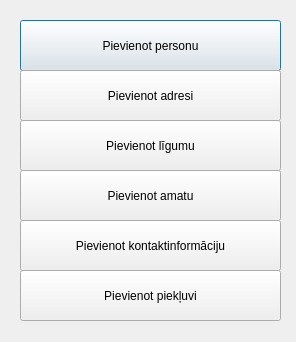
<?xml version="1.0" encoding="UTF-8"?>
<ui version="4.0">
 <class>pievienot_sak</class>
 <widget class="QDialog" name="pievienot_sak">
  <property name="geometry">
   <rect>
    <x>0</x>
    <y>0</y>
    <width>296</width>
    <height>342</height>
   </rect>
  </property>
  <property name="windowTitle">
   <string>Pievienot</string>
  </property>
  <widget class="QLabel" name="label">
   <property name="geometry">
    <rect>
     <x>30</x>
     <y>30</y>
     <width>241</width>
     <height>17</height>
    </rect>
   </property>
   <property name="text">
    <string/>
   </property>
  </widget>
  <widget class="QPushButton" name="pushButton">
   <property name="geometry">
    <rect>
     <x>20</x>
     <y>20</y>
     <width>261</width>
     <height>51</height>
    </rect>
   </property>
   <property name="text">
    <string>Pievienot personu</string>
   </property>
  </widget>
  <widget class="QPushButton" name="pushButton_2">
   <property name="geometry">
    <rect>
     <x>20</x>
     <y>70</y>
     <width>261</width>
     <height>51</height>
    </rect>
   </property>
   <property name="text">
    <string>Pievienot adresi</string>
   </property>
  </widget>
  <widget class="QPushButton" name="pushButton_3">
   <property name="geometry">
    <rect>
     <x>20</x>
     <y>120</y>
     <width>261</width>
     <height>51</height>
    </rect>
   </property>
   <property name="text">
    <string>Pievienot līgumu</string>
   </property>
  </widget>
  <widget class="QPushButton" name="pushButton_4">
   <property name="geometry">
    <rect>
     <x>20</x>
     <y>170</y>
     <width>261</width>
     <height>51</height>
    </rect>
   </property>
   <property name="text">
    <string>Pievienot amatu</string>
   </property>
  </widget>
  <widget class="QPushButton" name="pushButton_5">
   <property name="geometry">
    <rect>
     <x>20</x>
     <y>220</y>
     <width>261</width>
     <height>51</height>
    </rect>
   </property>
   <property name="text">
    <string>Pievienot kontaktinformāciju</string>
   </property>
  </widget>
  <widget class="QPushButton" name="pievienot_piekluvi">
   <property name="geometry">
    <rect>
     <x>20</x>
     <y>270</y>
     <width>261</width>
     <height>51</height>
    </rect>
   </property>
   <property name="text">
    <string>Pievienot piekļuvi</string>
   </property>
  </widget>
 </widget>
 <resources/>
 <connections/>
</ui>
